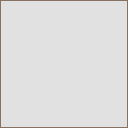

A level layout from a 2D game, rendered from its tile map. Below: a short description, then the map file with tile-grid data replaced by summaries:
An orthogonal 8x8 tile map with 16x16 px tiles, 2 tile layers (features, structure).

<map version="1.2" tiledversion="1.3.2" orientation="orthogonal" renderorder="right-down" compressionlevel="0" width="8" height="8" tilewidth="16" tileheight="16" infinite="0" backgroundcolor="#e1e1e1" nextlayerid="5" nextobjectid="8">
 <properties>
  <property name="stage" type="int" value="4" />
 </properties>
 <tileset firstgid="1" source="world_tiles.tsx" />
 <objectgroup id="4" name="nature" />
 <layer id="3" name="features" width="8" height="8">
  <data>[64 cells, 0 non-empty, 0 distinct tile ids]</data>
 </layer>
 <layer id="1" name="structure" width="8" height="8">
  <data>[64 cells, 28 non-empty, 2 distinct tile ids]</data>
 </layer>
</map>
